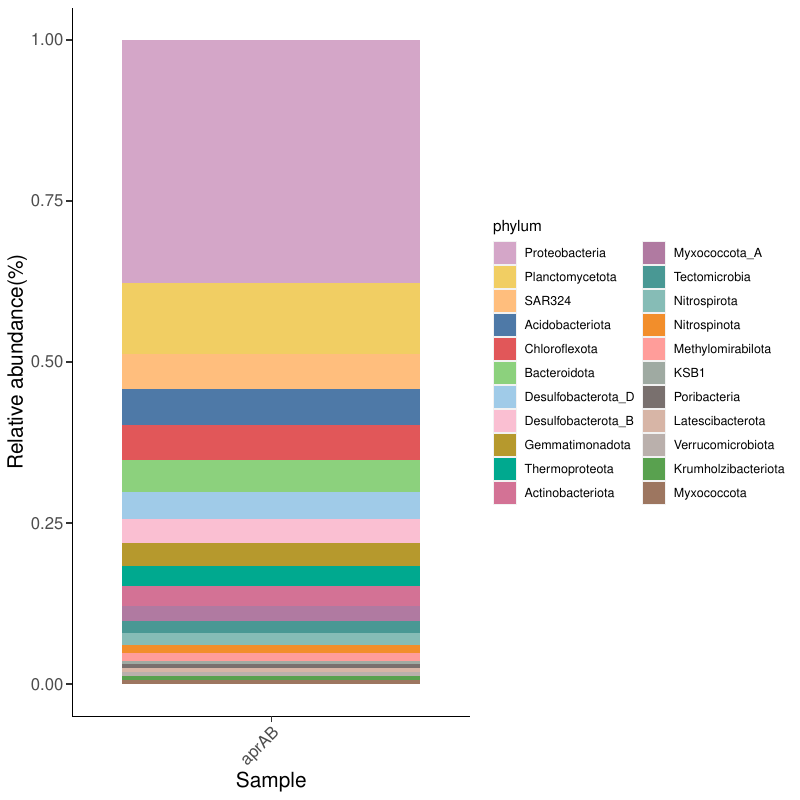

Write R code to recreate this figure.
library(ggplot2)
data <- read.csv("aprAB.csv", header = T, check.names = F)
data$phylum <- factor(data$phylum,levels = c("Proteobacteria","Planctomycetota","SAR324","Acidobacteriota","Chloroflexota","Bacteroidota","Desulfobacterota_D","Desulfobacterota_B","Gemmatimonadota","Thermoproteota","Actinobacteriota","Myxococcota_A","Tectomicrobia","Nitrospirota","Nitrospinota","Methylomirabilota","KSB1","Poribacteria","Latescibacterota","Verrucomicrobiota","Krumholzibacteriota","Myxococcota"))
mycol <- c("#d4a6c8","#f1ce63","#ffbe7d","#4e79a7","#e15759","#8cd17d","#a0cbe8","#fabfd2","#b6992d","#00a98f","#d37295","#b07aa1","#499894","#86bcb6","#f28e2b","#ff9d9a","#9faaa2","#79706e","#d7b5a6","#bab0ac","#59a14f","#9d7660")
p <- ggplot(data, aes(x=gene, y=num, fill=phylum)) + geom_bar(stat = "identity",position ="fill") + scale_fill_manual(values=mycol) + labs(x = "Sample" , y = "Relative abundance(%)") + theme(axis.title=element_text(size=15),axis.text.x = element_text(angle=45, hjust = 1, vjust = 1 ,size = 12),axis.text.y = element_text(size = 12),axis.ticks.length=unit(0.15,"cm") ,panel.background = element_blank(),axis.line = element_line(color = "black"))
ggsave("aprAB.pdf",p,width = 8,height = 8)